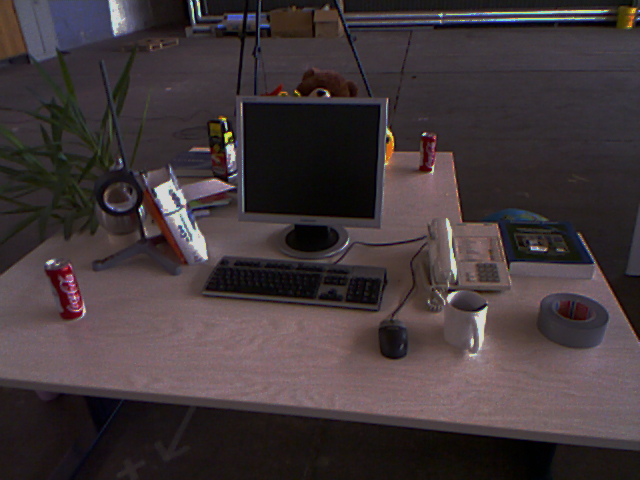
//> input picture d1.jpg, 640 x 480 px
$ ./sift_test d1.jpg initial.png   (built with g++ and OpenCV 4, older OpenCV classes emulated)
//> lines starting //> are read from the running program, lines starting //| are printed output that depends on the picture
#include <vector>
#include <opencv2/core/core.hpp>
#include <opencv2/features2d/features2d.hpp>
#include <opencv2/highgui/highgui.hpp>
#include <opencv2/nonfree/features2d.hpp>

#include <chrono>
#include <iostream>


using namespace std;
using namespace cv;
using namespace chrono;

int main( int argc, char** argv )
{
  cv::initModule_nonfree();
  if ( argc !=3 )
  {
    cout<<" 请输入两张图片的地址！ "<<endl;
    return 1;
  }

  cout<<" ##################  SIFT特征点提取及匹配演示程序  ################## "<<endl;
  //从参数中读出图像
  Mat image1 = imread( argv[1], 6 );
//> image1 is the input picture: 480 rows x 640 cols, CV_8UC3; mean B, G, R 57.8, 55.4, 65.6
  Mat image2 = imread( argv[2], 6 );
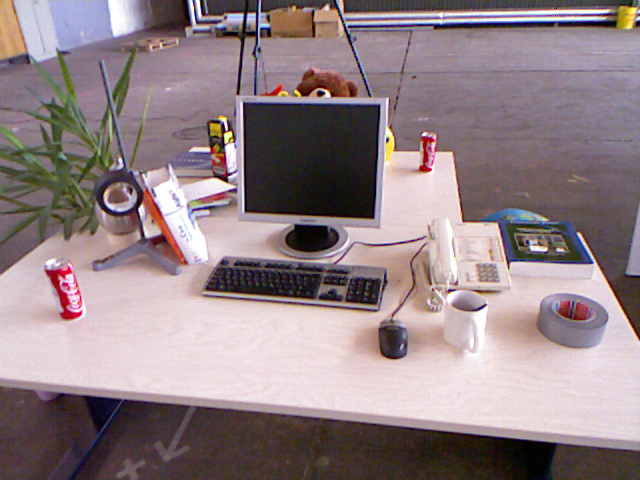
//> input picture initial.png, 640 x 480 px
//> image2 is the input picture: 480 rows x 640 cols, CV_8UC3; mean B, G, R 133.9, 129.9, 146.3

  //定义存储关键点的容器
  vector<KeyPoint> keypoints1,keypoints2;

  //定义存储描述子的容器
  Mat descriptors1,descriptors2;

  //定义SIFT特征点提取对象并进行特征提取
  SiftFeatureDetector sift_detector;
  steady_clock::time_point t1 = steady_clock::now();
  sift_detector.detect(image1,keypoints1);
//> keypoints1 = 692 keypoints; strongest (x, y, size): (424, 134, 2.3), (228, 135, 4.6), (328, 95, 3), (198, 4, 2.6)
  sift_detector.detect(image2,keypoints2);
//> keypoints2 = 1527 keypoints; strongest (x, y, size): (387, 140, 2.3), (226, 127, 2.4), (320, 94, 3.9), (228, 135, 4.7)
  steady_clock::time_point t2 = steady_clock::now();
  duration<double> time_detect = duration_cast<duration<double>>(t2-t1);
  cout<<"提取两张图片的特征点共用了"<<time_detect.count()<<"s."<<endl;

  //绘制所提取出的特征点
  Mat image1_out;
  Mat image2_out;
  drawKeypoints(image1,keypoints1,image1_out,Scalar::all(-1),DrawMatchesFlags::DEFAULT);
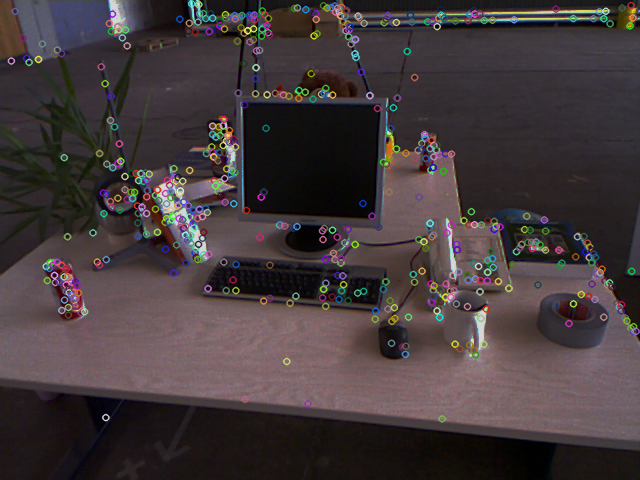
//> image1_out: 480 rows x 640 cols, CV_8UC3; mean B, G, R 60.1, 58, 67.8
  drawKeypoints(image2,keypoints2,image2_out,Scalar::all(-1),DrawMatchesFlags::DEFAULT);
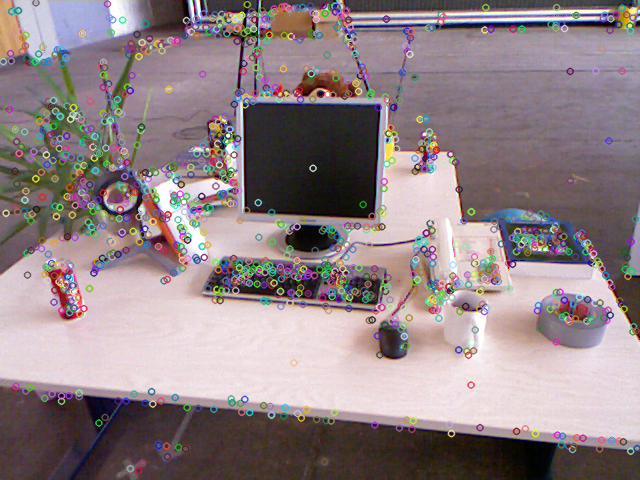
//> image2_out: 480 rows x 640 cols, CV_8UC3; mean B, G, R 134.7, 130.9, 145.6
  imshow("图一提取到的SIFT特征点",image1_out);
  imshow("图二提取到的SIFT特征点",image2_out);
  waitKey(0);
  destroyWindow("图一提取到的SIFT特征点");
  destroyWindow("图二提取到的SIFT特征点");

  //定义SIFT特征点描述子的计算对象并计算描述子
  SiftDescriptorExtractor sift_descriptor;
  steady_clock::time_point t3 = steady_clock::now();
  sift_descriptor.compute(image1,keypoints1,descriptors1);
  sift_descriptor.compute(image2,keypoints2,descriptors2);
  steady_clock::time_point t4 = steady_clock::now();
  duration<double> time_descriptor_compute = duration_cast<duration<double>>(t4-t3);
  cout<<"计算两张图片的描述子共用了"<<time_descriptor_compute.count()<<"s."<<endl;

  //定义描述子匹配对象
  BFMatcher sift_matcher(NORM_L2);

  //定义存储匹配结果的容器
  vector<DMatch> matches;
  vector<DMatch> good_matches;

  //特征点通过计算描述子进行匹配
  steady_clock::time_point t5 = steady_clock::now();
  sift_matcher.match(descriptors1,descriptors2,matches);
//> matches = 692 matches
  steady_clock::time_point t6 = steady_clock::now();
  duration<double> time_match = duration_cast<duration<double>>(t6-t5);
  cout<<"两张图片的特征点匹配共用了"<<time_match.count()<<"s."<<endl;

  //根据距离进行剔除
  double max_dist=0,min_dist=1000;
  for( int i=0;i<matches.size();i++)
  {
    double distance = matches[i].distance;
    if(distance<min_dist)
      min_dist=distance;
    if(distance>max_dist)
      max_dist=distance;
  }
//> this loop made 692 passes
//> (distance, min_dist, max_dist) on pass 1: (36.67, 36.67, 36.67)
//> (distance, max_dist) on passes 2, 3, 6, 7, 12, 16: (57.05, 57.05), (85.41, 85.41), (290.1, 290.1), (309.6, 309.6), (314.9, 314.9), (362.7, 362.7)
//> after the loop, min_dist = 6.4; max_dist = 409.9

  cout<<"最大距离："<<max_dist<<endl<<"最小距离："<<min_dist<<endl;
//| 最大距离：409.879
//| 最小距离：6.40312

  for( int j=0;j<matches.size();j++)
  {
    if(matches[j].distance <= max( 2*min_dist,30.0))
      good_matches.push_back(matches[j]);
  }
//> after the loop, good_matches = 65 matches

  cout<<"共匹配到"<<matches.size()<<"对特征点。"<<endl;
//| 共匹配到692对特征点。
  cout<<"筛选后距离较近的特征点共"<<good_matches.size()<<"对。"<<endl;
//| 筛选后距离较近的特征点共65对。

  //绘制匹配的点对
  Mat image_matches;
  drawMatches(image1,keypoints1,image2,keypoints2,good_matches,image_matches);
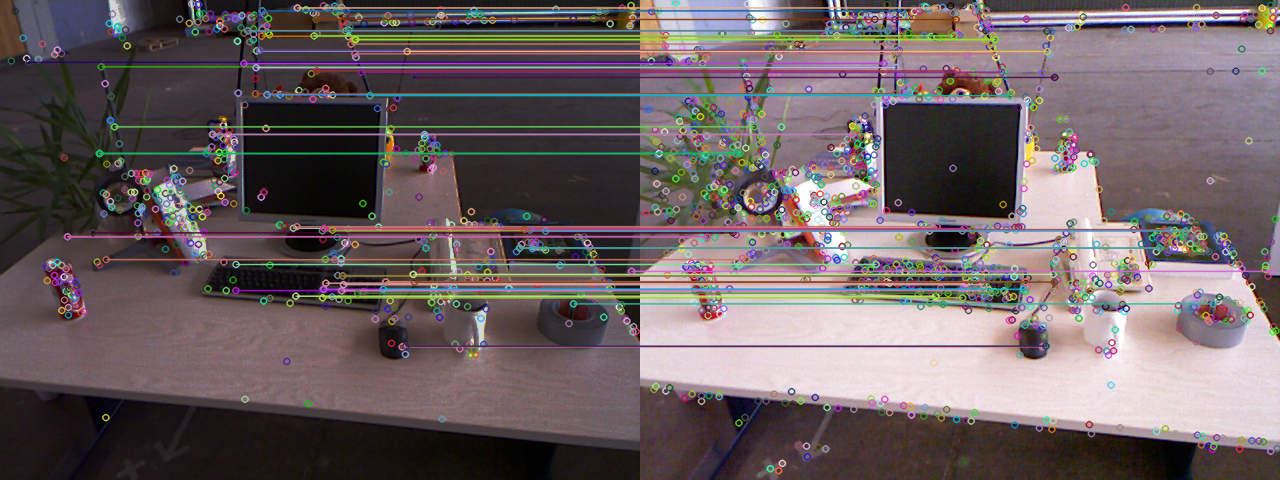
//> image_matches: 480 rows x 1280 cols, CV_8UC3; mean B, G, R 99, 96.6, 108.4
  imshow("图一和图二的SIFT匹配结果",image_matches);
  waitKey(0);
  destroyWindow("图一和图二的SIFT匹配结果");

  return 0;
}
